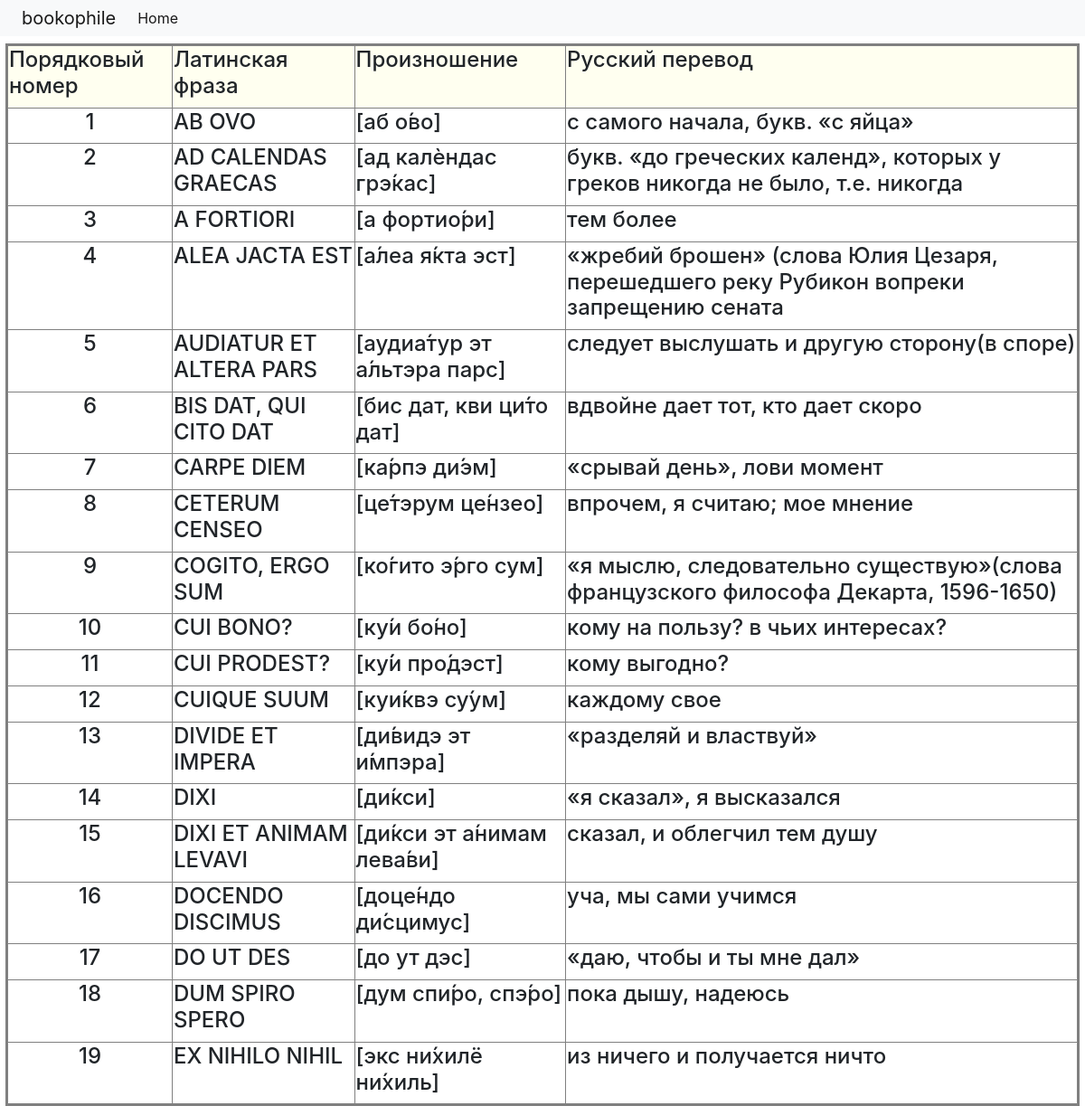
/dict/, run on the app's committed database.
### books/models.py (models this page shows, shortened)
class Dict(models.Model):
    lat=models.CharField(max_length=70)
    trans=models.CharField(max_length=70)
    rus=models.CharField(max_length=150)

### books/views.py (the view)
# urls.py: path('dict/', dict),
def dict(request):
    dict_list = Dict.objects.all().order_by('id')
    return render(request, "books/dict.html", {"dict_list": dict_list})

### books/templates/books/dict.html (shortened to what this page needs)
 {% extends 'base.html' %}
{% block homeactive %} active {% endblock homeactive %}
{% block body %}
<body>
<div align="center">
<br>
<table bordercolor="gray" border="3" rules="all" width="99%" height="99%">
<tr>
<br>
<td valign="top" bgcolor="ivory" ><h4>Порядковый номер</h4></td>
<td valign="top" bgcolor="ivory"><h4>Латинская фраза</h4></td>
<td valign="top" bgcolor="ivory"><h4>Произношение</h4></td>
<td valign="top" bgcolor="ivory"><h4>Русский перевод</h4></td>
</tr>
{% for item in dict_list %}
<tr>
<td align="center" valign="top"><h4>{{forloop.counter}}</h4></td>
<td valign="top"><h4>{{item.lat}}</h4></td>
<td valign="top"><h4>{{item.trans}} </h4></td>
<td valign="top"><h4>{{item.rus}} </h4></td>
</tr>
{% endfor %}
</table>
</div>
{% endblock %}

### books/templates/base.html (shortened to what this page needs)
<!doctype html>
<html lang="en">
  <head>
    <link rel="stylesheet" href="https://stackpath.bootstrapcdn.com/bootstrap/4.2.1/css/bootstrap.min.css">
  </head>
  <body>
    <nav class="navbar navbar-expand-sm navbar-light bg-light p-0 fixed-top">
  <a class="navbar-brand pl-4"  href="/">bookophile</a>
  <div class="collapse navbar-collapse" id="navbarSupportedContent">
    <ul class="navbar-nav mr-auto">
      <li class="nav-item {% block homeactive %} {% endblock homeactive %} ">
        <a class="nav-link" href="../">Home </a>
      </li>
    </ul>
  </div>
</nav>
</body>
{% block body %} {% endblock %}
</html>

### data on the page
Dict: lat "AB OVO", trans "[аб о́во]", rus "с самого начала, букв. «с яйца»"
Dict: lat "AD CALENDAS GRAECAS", trans "[ад калѐндас грэ́кас]", rus "букв. «до греческих календ», которых у греков никогда не было, т.е. никогда"
Dict: lat "A FORTIORI", trans "[а фортио́ри]", rus "тем более"
Dict: lat "ALEA JACTA EST", trans "[а́леа я́кта эст]", rus "«жребий брошен» (слова Юлия Цезаря, перешедшего реку Рубикон вопреки запрещению сената"
Dict: lat "AUDIATUR ET ALTERA PARS", trans "[аудиа́тур эт а́льтэра парс]", rus "следует выслушать и другую сторону(в споре)"
Dict: lat "BIS DAT, QUI CITO DAT", trans "[бис дат, кви ци́то дат]", rus "вдвойне дает тот, кто дает скоро"
Dict: lat "CARPE DIEM", trans "[ка́рпэ ди́эм]", rus "«срывай день», лови момент"
Dict: lat "CETERUM CENSEO", trans "[це́тэрум це́нзео]", rus "впрочем, я считаю; мое мнение"
Dict: lat "COGITO, ERGO SUM", trans "[ко́гито э́рго сум]", rus "«я мыслю, следовательно существую»(слова французского философа Декарта, 1596-1650)"
Dict: lat "CUI BONO?", trans "[ку́и бо́но]", rus "кому на пользу? в чьих интересах?"
Dict: lat "CUI PRODEST?", trans "[ку́́и про́дэст]", rus "кому выгодно?"
Dict: lat "CUIQUE SUUM", trans "[куи́квэ су́ум]", rus "каждому свое"
Dict: lat "DIVIDE ET IMPERA", trans "[ди́видэ эт и́мпэра]", rus "«разделяй и властвуй»"
Dict: lat "DIXI", trans "[ди́кси]", rus "«я сказал», я высказался"
Dict: lat "DIXI ET ANIMAM LEVAVI", trans "[ди́кси эт а́нимам лева́ви]", rus "сказал, и облегчил тем душу"
Dict: lat "DOCENDO DISCIMUS", trans "[доце́ндо ди́сцимус]", rus "уча, мы сами учимся"
Dict: lat "DO UT DES", trans "[до ут дэс]", rus "«даю, чтобы и ты мне дал»"
Dict: lat "DUM SPIRO SPERO", trans "[дум спи́ро, спэ́ро]", rus "пока дышу, надеюсь"
Dict: lat "EX NIHILO NIHIL", trans "[экс ни́хилё ни́хиль]", rus "из ничего и получается ничто"
